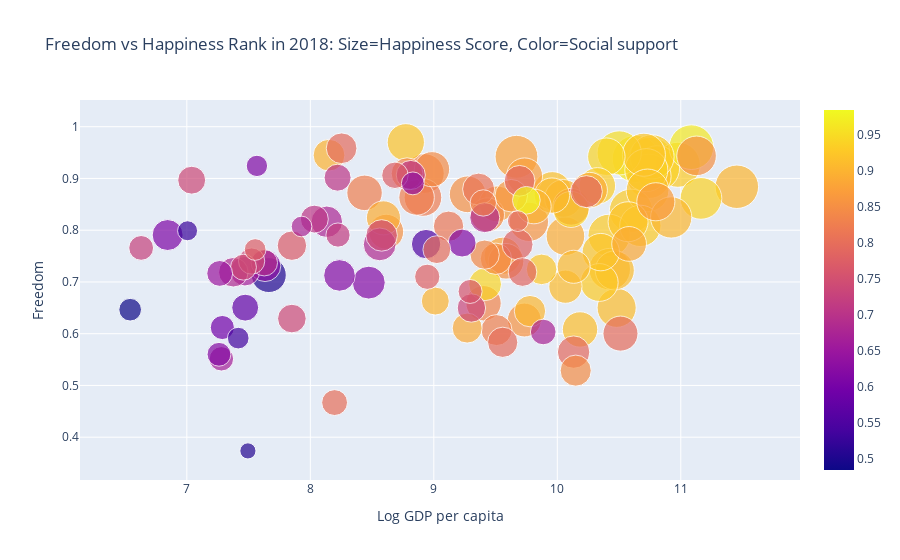

The notebook cell saved with this chart:
### Code cell
import chart_studio.plotly as py
import plotly.graph_objs as go
from plotly.offline import init_notebook_mode, iplot
init_notebook_mode(connected=True)
size  = df18['Happiness Score']*6
color = df18['Social support']
data = [
    {
        'y': df18['Freedom to make life choices'],
        'x': df18['Log GDP per capita'],
        'mode': 'markers',
        'marker': {
            'color': color,
            'size': size,
            'showscale': True
        },
        "text" :  df18.Country    
    }
]
layout = dict(title='Freedom vs Happiness Rank in 2018: Size=Happiness Score, Color=Social support',
              xaxis=dict(title='Log GDP per capita'),
              yaxis=dict(title='Freedom'))
fig = go.Figure(data=data,layout=layout)
iplot(fig)
plt.savefig("Reports/Images/Bubble plot.png")

### Figure 1 — Plotly figure (JSON) as saved in the notebook; plotly's stock layout.template omitted (floating-point values rounded to 4 significant figures; data arrays with more than 128 entries replaced by an {"elided": "..."} marker saying what was removed)
{"data": [{"marker": {"color": {"elided": "134 float values"}, "showscale": true, "size": {"elided": "134 float values"}}, "mode": "markers", "text": {"elided": "134 str values"}, "type": "scatter", "x": {"elided": "134 float values"}, "y": {"elided": "134 float values"}}], "layout": {"title": {"text": "Freedom vs Happiness Rank in 2018: Size=Happiness Score, Color=Social support"}, "xaxis": {"title": {"text": "Log GDP per capita"}}, "yaxis": {"title": {"text": "Freedom"}}}}
